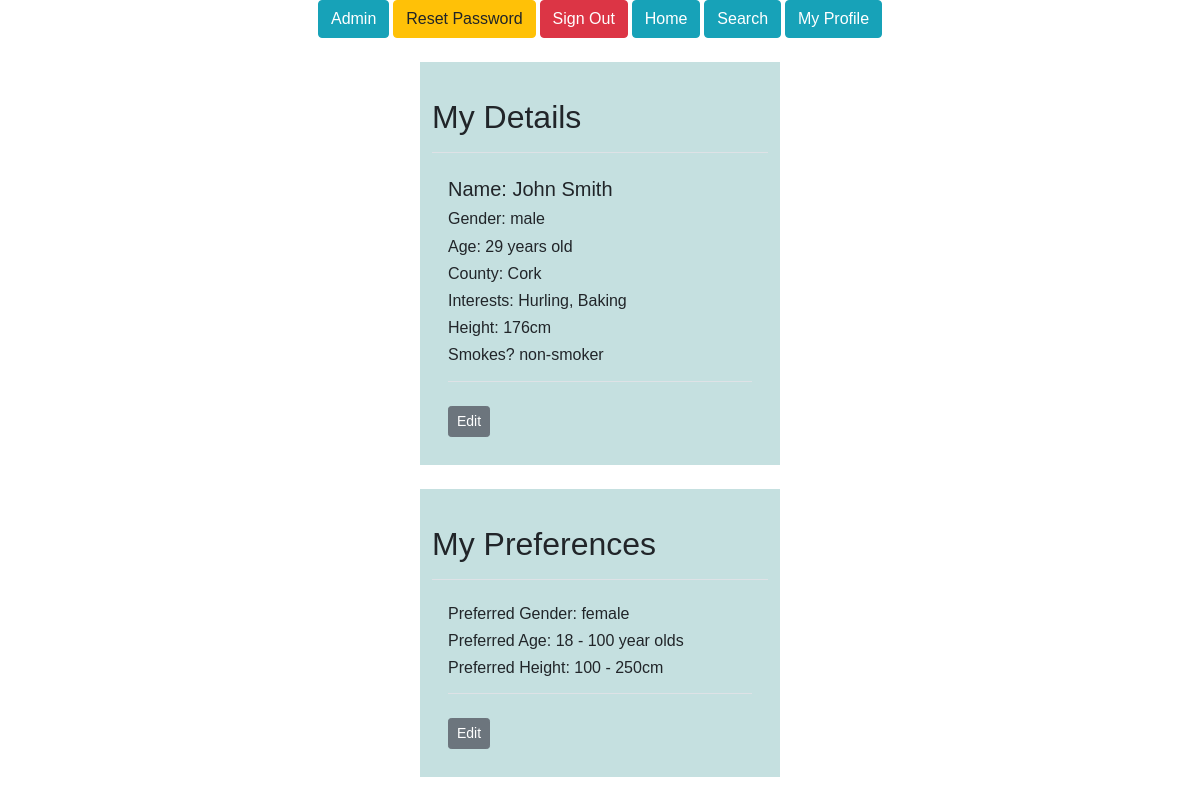
/pages/main/profile.php (signed in), run on an earlier commit of the app's database.
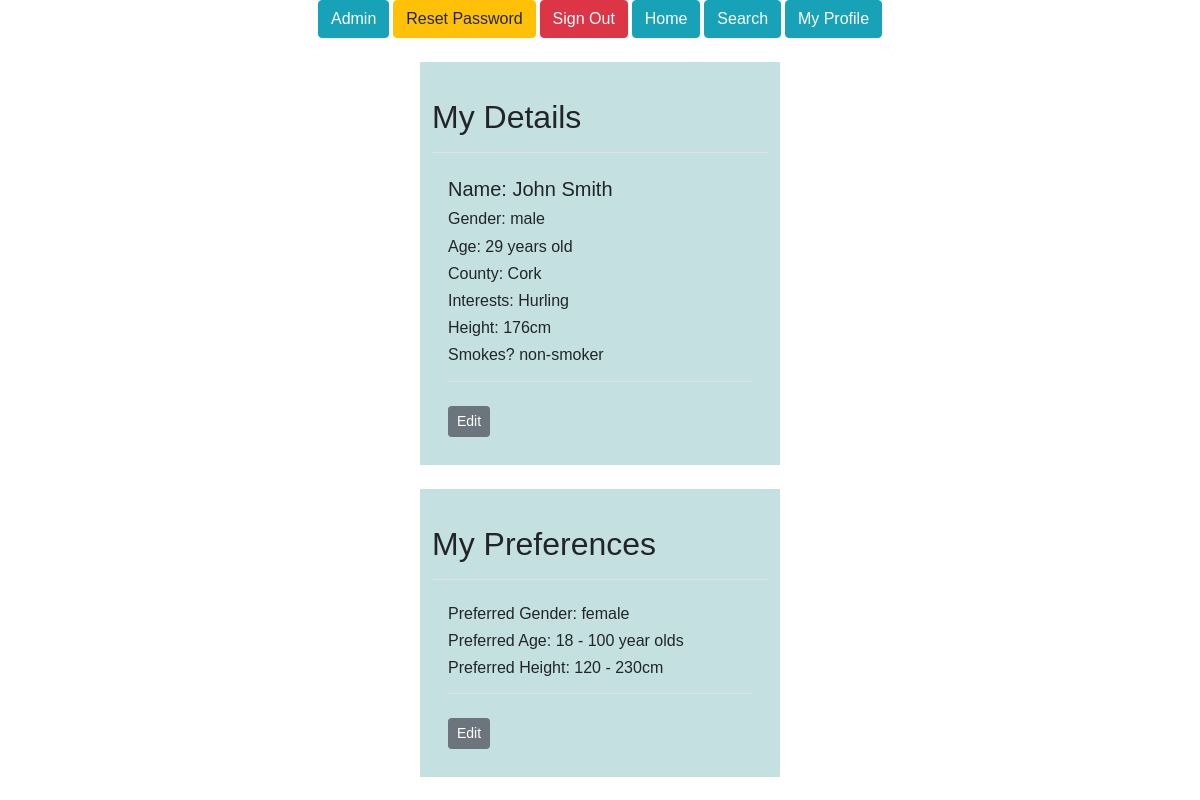
And on a later commit of the database.
### tables this page shows
CREATE TABLE preferences (
  userID INT NOT NULL,
  prefGender ENUM("male", "female") NOT NULL,
  prefAgeMin INT NULL DEFAULT 18,
  prefAgeMax INT NULL DEFAULT 100,
  prefCountyID INT NULL,
  prefInterestID INT NULL,
  prefSmokes ENUM("smoker", "non-smoker") NULL,
  prefHeightMin INT NULL DEFAULT 120,
  prefHeightMax INT NULL DEFAULT 230
);

### utilities/utility.php (called while the page is built, shortened)
<?php
function getUserPreferences($link, $userID) {
  $sql = "SELECT prefGender, prefAgeMin, prefAgeMax, prefCountyID, prefInterestID, prefSmokes , prefHeightMin, prefHeightMax FROM preferences WHERE userID = $userID;";
  if($stmt = mysqli_prepare($link, $sql)) {
    if(mysqli_stmt_execute($stmt)) {
      mysqli_stmt_store_result($stmt);
      if(mysqli_stmt_num_rows($stmt) == 1) {
        $preferences = array();
        mysqli_stmt_bind_result($stmt, $prefGenderTemp, $prefAgeMinTemp, $prefAgeMaxTemp, $prefCountyIDTemp, $prefInterestIDTemp, $prefSmokesTemp, $prefHeightMinTemp, $prefHeightMaxTemp);
        while (mysqli_stmt_fetch($stmt)) {
          $preferences['prefGender'] = $prefGenderTemp;
          $preferences['prefAgeMin'] = $prefAgeMinTemp;
          $preferences['prefAgeMax'] = $prefAgeMaxTemp;
          $preferences['prefCountyID'] = ($prefCountyIDTemp) ? $prefCountyIDTemp : 0;
          $preferences['prefInterestID'] = ($prefInterestIDTemp) ? $prefInterestIDTemp : 0;
          $preferences['prefSmokes'] = ($prefSmokesTemp) ? $prefSmokesTemp : "";
          $preferences['prefHeightMin'] = $prefHeightMinTemp;
          $preferences['prefHeightMax'] = $prefHeightMaxTemp;
        }
      }
    }
    else {
      echo "Oops! Something went wrong. Please try again later.";
    }
    if (isset($preferences)) {
      return $preferences;
    }
  }
}
?>

### pages/main/profile.php (the view, shortened to what this page needs)
<?php
require_once "../../utilities/utility.php";
require_once "../../utilities/config.php";
$firstName = $lastName = $gender = $dateOfBirth = $countyName = $smokes = $description = "";
$height = 0;
if(isset($_GET["userID"]) && !empty(trim($_GET["userID"]))) {
  $userID = $_GET["userID"];
  $myProfile = false;
}
else {
  $userID = $_SESSION["userID"];
  $myProfile = true;
}
$sql = "SELECT firstName, lastName, description, gender, dateOfBirth, countyName, smokes, height FROM user
JOIN profile JOIN countyList ON user.userID = profile.userID AND profile.countyID = countyList.countyID WHERE user.userID = $userID;";
if($stmt = mysqli_prepare($link, $sql)) {
  if(mysqli_stmt_execute($stmt)) {
    mysqli_stmt_store_result($stmt);
    if(mysqli_stmt_num_rows($stmt) == 1) {
      mysqli_stmt_bind_result($stmt, $firstNameTemp, $lastNameTemp, $descriptionTemp, $genderTemp, $dateOfBirthTemp, $countyNameTemp, $smokesTemp, $heightTemp);
      while (mysqli_stmt_fetch($stmt)) {
        $firstName = $firstNameTemp;
        $lastName = $lastNameTemp;
        $gender = $genderTemp;
        $dateOfBirth = $dateOfBirthTemp;
        $countyName = $countyNameTemp;
        $smokes = $smokesTemp;
        $height = $heightTemp;
      }
    }
  }
  else {
    echo "Oops! Something went wrong. Please try again later.";
  }
}
$sql = "SELECT interestName FROM interestList JOIN interests ON interestList.interestID = interests.interestID WHERE interests.userID = $userID;";
if($stmt = mysqli_prepare($link, $sql)) {
  if(mysqli_stmt_execute($stmt)) {
    mysqli_stmt_store_result($stmt);
    if(mysqli_stmt_num_rows($stmt) >= 1) {
      mysqli_stmt_bind_result($stmt, $interestNameTemp);
      while (mysqli_stmt_fetch($stmt)) {
        $interests[] = $interestNameTemp;
      }
    }
  }
  else {
    echo "Oops! Something went wrong. Please try again later.";
  }
}
$preferences = getUserPreferences($link, $userID);
$prefGender = $preferences['prefGender'];
$prefAgeMin = $preferences['prefAgeMin'];
$prefAgeMax = $preferences['prefAgeMax'];
$prefHeightMin = $preferences['prefHeightMin'];
$prefHeightMax = $preferences['prefHeightMax'];
?>
<div class="wrapper">
  <div class="pb-2 mt-4 mb-4 border-bottom">
    <h2><?php echo ($myProfile) ? 'My Details' : $firstName."'s Details";?></h2>
  </div>
  <div class="pb-2 m-3 mb-4 border-bottom">
    <div>
      <h5>Name: <?php echo $firstName.' '.$lastName ?></h5>
    </div>
    <div>
      <h6>Gender: <?php echo $gender ?></h6>
    </div>
    <div>
      <h6> Age:
      <?php
        $dateOfBirth = explode("-", $dateOfBirth);
        $age = (date("md", date("U", mktime(0, 0, 0, $dateOfBirth[2], $dateOfBirth[1], $dateOfBirth[0]))) > date("md")
          ? ((date("Y") - $dateOfBirth[0]) - 1)
          : (date("Y") - $dateOfBirth[0]));
        echo $age.' years old';
      ?>
      </h6>
    </div>
    <div>
      <h6>County: <?php echo $countyName ?></h6>
    </div>
    <div>
      <?php
        if (isset($interests)) {
          echo '<h6>Interests: ';
          $str = "";
          foreach ($interests as $interestName) {
            $str .= $interestName.', ';
          }
          $str = rtrim($str, ', ');
          echo $str;
          echo '</h6>';
        }
      ?>
    </div>
    <div>
      <h6>Height: <?php echo $height.'cm' ?></h6>
    </div>
    <div>
      <h6>Smokes? <?php echo $smokes ?></h6>
    </div>
  </div>
  <?php
    if($myProfile) {
      echo '<div class="m-3">';
      echo '<p><a href="edit-profile.php" class="btn btn-secondary btn-sm">Edit</a></p>';
      echo '</div>';
    }
  ?>
</div>
<div class="wrapper">
  <div class="pb-2 mt-4 mb-4 border-bottom">
    <h2><?php echo ($myProfile) ? 'My Preferences' : $firstName."'s Preferences";?></h2>
  </div>
  <div class="pb-2 m-3 mb-4 border-bottom">
    <div>
      <h6>Preferred Gender: <?php echo $prefGender ?></h6>
    </div>
    <div>
      <h6>Preferred Age: <?php echo $prefAgeMin.' - '.$prefAgeMax.' year olds' ?></h6>
    </div>
    <div>
      <h6>Preferred Height: <?php echo $prefHeightMin.' - '.$prefHeightMax.'cm' ?></h6>
    </div>
  </div>
  <?php
    if($myProfile) {
      echo '<div class="m-3">';
      echo '<p><a href="edit-preferences.php" class="btn btn-secondary btn-sm">Edit</a></p>';
      echo '</div>';
    }
  ?>
</div>

### style/style.css (style rules this page uses)
* { -webkit-box-sizing: border-box; -moz-box-sizing: border-box; -ms-box-sizing: border-box; box-sizing: border-box; }
body { font: 14px sans-serif; }
.wrapper { width: 30%; padding: 1%; margin: 2% auto; background-color: rgb(197, 224, 224); }

What changed in the data, as far as the page shows it:
changed preferences "female": prefHeightMin "100" → "120"; prefHeightMax "250" → "230"
Also different on the page:
$str: "Hurling, Baking" → "Hurling"
